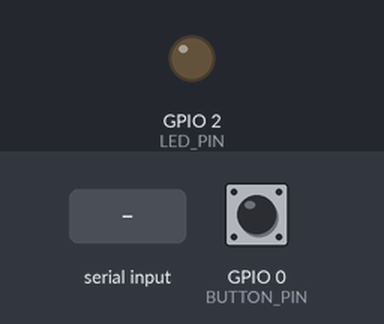
Bench run of a sketch on a simulated ESP32. Shown: output pins drawn as LEDs (lit = HIGH). The inputs (shaded band) are chosen by the test bench; at power-on: GPIO 0 (BUTTON_PIN) HIGH. WiFi joins after 1.5 s; servers stay silent unless stated; uploads are accepted with an empty reply; random numbers use the default seed unless the sketch sets one; what the sketch prints to the serial monitor is not drawn.

Above: at 3.9 s.
4.0 s: GPIO 0 (BUTTON_PIN) pulled LOW for 0.15 s
At 4.4 s:
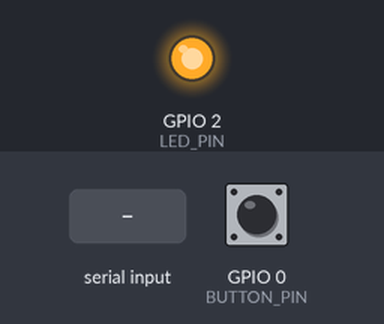
7.0 s: "test\n" received over Serial
At 10.2 s:
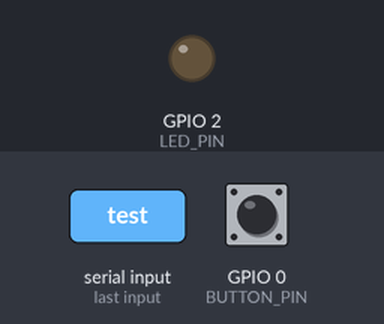
11.5 s: GPIO 0 (BUTTON_PIN) pulled LOW for 1 s
At 11.9 s:
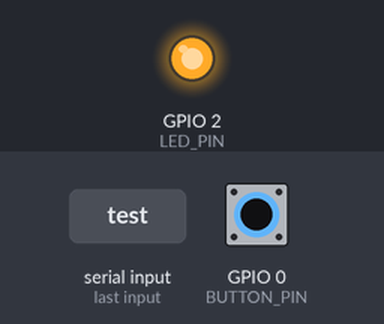
14.7 s: GPIO 0 (BUTTON_PIN) pulled LOW for 3.2 s
At 19.2 s:
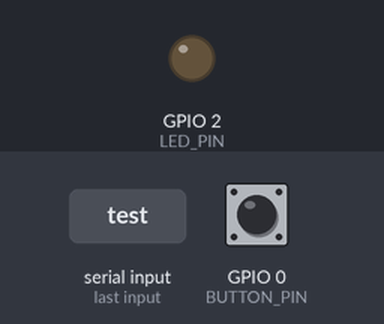
Timing chart, 0 to 20.7 s (numbered marks = the images above; inputs shaded):
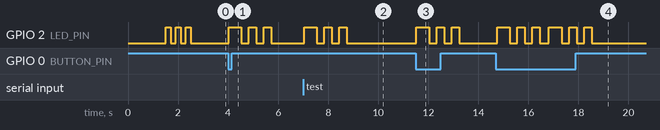

Measured:
- after the input at 4.0 s, GPIO 2 (LED_PIN): LOW → HIGH at once, then repeats every 0.60 s: LOW 0.30 s, HIGH 0.30 s, until it stays LOW from 5.7 s
- after the input at 7.0 s, GPIO 2 (LED_PIN): LOW → HIGH at once, then repeats every 0.60 s: LOW 0.30 s, HIGH 0.30 s, until it stays LOW from 8.8 s
- after the input at 11.5 s, GPIO 2 (LED_PIN): LOW → HIGH at once, then repeats every 0.60 s: LOW 0.30 s, HIGH 0.30 s, until it stays LOW from 13.2 s
- after the input at 14.7 s, GPIO 2 (LED_PIN): LOW → HIGH after 0.05 s, → LOW 0.51 s later, → HIGH 0.30 s later, → LOW 0.30 s later, … (12 changes in this stretch)

The sketch:

metarobots_client.ino
```cpp
/*
 * MetaRobots - Cliente ESP32 para Sistema de Jurados
 *
 * Este código envía tiempos registrados al sistema web MetaRobots
 * Ejemplo funcional que publica tiempos a la API REST
 *
 * Autor: Sistema MetaRobots - Universidad de los Llanos
 * Fecha: Septiembre 2025
 */

#include <WiFi.h>
#include <HTTPClient.h>
#include <ArduinoJson.h>

// ==================== CONFIGURACIÓN ====================
// WiFi
const char* WIFI_SSID = "TU_WIFI_AQUI";           // Cambiar por tu WiFi
const char* WIFI_PASSWORD = "TU_PASSWORD_AQUI";   // Cambiar por tu contraseña

// Servidor MetaRobots
const char* SERVER_URL = "http://192.168.0.122:8000/api/registrar-tiempo/";
const String CATEGORIA = "velocista";  // Cambiar por "rally" si es necesario

// Pines
const int BUTTON_PIN = 0;      // Pin del botón (GPIO0 - botón BOOT)
const int LED_PIN = 2;         // Pin del LED integrado
const int SENSOR_PIN = 4;      // Pin del sensor (opcional)

// Variables
bool buttonPressed = false;
unsigned long lastButtonTime = 0;
const unsigned long DEBOUNCE_DELAY = 500;  // 500ms debounce

// ==================== SETUP ====================
void setup() {
  Serial.begin(115200);
  Serial.println();
  Serial.println("===========================================");
  Serial.println("🤖 MetaRobots - Cliente ESP32");
  Serial.println("   Universidad de los Llanos");
  Serial.println("===========================================");

  // Configurar pines
  pinMode(BUTTON_PIN, INPUT_PULLUP);
  pinMode(LED_PIN, OUTPUT);
  pinMode(SENSOR_PIN, INPUT_PULLUP);

  // Conectar a WiFi
  conectarWiFi();

  Serial.println();
  Serial.println("📋 Configuración:");
  Serial.println("   - Servidor: " + String(SERVER_URL));
  Serial.println("   - Categoría: " + CATEGORIA);
  Serial.println("   - Botón: GPIO" + String(BUTTON_PIN));
  Serial.println("   - LED: GPIO" + String(LED_PIN));
  Serial.println();
  Serial.println("🎯 Instrucciones:");
  Serial.println("   1. Presiona el botón BOOT para enviar tiempo");
  Serial.println("   2. Escribe comandos por Serial:");
  Serial.println("      - 'test' = enviar tiempo aleatorio");
  Serial.println("      - 'velocista' o 'rally' = cambiar categoría");
  Serial.println("      - 'status' = ver estado");
  Serial.println();
  Serial.println("✅ Sistema listo!");
  Serial.println("===========================================");
}

// ==================== LOOP PRINCIPAL ====================
void loop() {
  // Verificar botón
  verificarBoton();

  // Verificar comandos por serial
  verificarSerial();

  delay(50);  // Pequeña pausa para estabilidad
}

// ==================== FUNCIONES WiFi ====================
void conectarWiFi() {
  Serial.print("📡 Conectando a WiFi '" + String(WIFI_SSID) + "'");
  WiFi.begin(WIFI_SSID, WIFI_PASSWORD);

  int intentos = 0;
  while (WiFi.status() != WL_CONNECTED && intentos < 30) {
    delay(500);
    Serial.print(".");
    intentos++;
  }

  if (WiFi.status() == WL_CONNECTED) {
    Serial.println();
    Serial.println("✅ WiFi conectado exitosamente!");
    Serial.println("📍 IP local: " + WiFi.localIP().toString());
    parpadearLED(3, 200);  // 3 parpadeos lentos = conexión exitosa
  } else {
    Serial.println();
    Serial.println("❌ Error: No se pudo conectar a WiFi");
    Serial.println("   Verifica SSID y contraseña");
    parpadearLED(10, 100); // 10 parpadeos rápidos = error
  }
}

// ==================== FUNCIONES DE BOTÓN ====================
void verificarBoton() {
  if (digitalRead(BUTTON_PIN) == LOW) {  // Botón presionado (pull-up)
    unsigned long currentTime = millis();

    if (currentTime - lastButtonTime > DEBOUNCE_DELAY) {
      lastButtonTime = currentTime;

      // Generar tiempo aleatorio para demostración
      float tiempo = generarTiempoAleatorio();

      Serial.println();
      Serial.println("🔘 Botón presionado - Enviando tiempo...");
      enviarTiempo(tiempo, CATEGORIA);
    }
  }
}

// ==================== FUNCIONES DE SERIAL ====================
void verificarSerial() {
  if (Serial.available()) {
    String comando = Serial.readStringUntil('\n');
    comando.trim();
    comando.toLowerCase();

    Serial.println();
    Serial.println("📝 Comando recibido: '" + comando + "'");

    if (comando == "test") {
      float tiempo = generarTiempoAleatorio();
      Serial.println("🧪 Enviando tiempo de prueba: " + String(tiempo, 5) + "s");
      enviarTiempo(tiempo, CATEGORIA);

    } else if (comando == "velocista" || comando == "rally") {
      // Cambiar categoría (nota: esto requeriría modificar CATEGORIA como variable)
      Serial.println("📂 Categoría solicitada: " + comando);
      Serial.println("   (Para cambiar categoría, modifica el código y recompila)");

    } else if (comando == "status") {
      mostrarStatus();

    } else if (comando == "help" || comando == "ayuda") {
      mostrarAyuda();

    } else {
      Serial.println("❓ Comando desconocido. Escribe 'help' para ver comandos disponibles.");
    }
  }
}

// ==================== FUNCIÓN PRINCIPAL DE ENVÍO ====================
void enviarTiempo(float tiempo, String categoria) {
  if (WiFi.status() != WL_CONNECTED) {
    Serial.println("❌ Error: WiFi desconectado");
    parpadearLED(5, 100);
    return;
  }

  Serial.println("📤 Preparando envío...");
  Serial.println("   📊 Tiempo: " + String(tiempo, 5) + "s");
  Serial.println("   📂 Categoría: " + categoria);
  Serial.println("   🌐 URL: " + String(SERVER_URL));

  HTTPClient http;
  http.begin(SERVER_URL);
  http.addHeader("Content-Type", "application/json");
  http.setTimeout(10000);  // 10 segundos timeout

  // Crear JSON
  StaticJsonDocument<200> doc;
  doc["categoria"] = categoria;
  doc["tiempo"] = String(tiempo, 5);  // 5 decimales de precisión

  String jsonString;
  serializeJson(doc, jsonString);

  Serial.println("   📋 JSON: " + jsonString);

  // Indicar envío en progreso
  digitalWrite(LED_PIN, HIGH);

  // Enviar POST request
  Serial.println("📡 Enviando datos...");
  int httpResponseCode = http.POST(jsonString);

  digitalWrite(LED_PIN, LOW);

  // Procesar respuesta
  if (httpResponseCode > 0) {
    String response = http.getString();

    Serial.println("📨 Respuesta del servidor:");
    Serial.println("   📊 Código: " + String(httpResponseCode));
    Serial.println("   📄 Contenido: " + response);

    if (httpResponseCode == 200) {
      Serial.println("✅ ¡Tiempo registrado exitosamente!");
      parpadearLED(3, 300);  // 3 parpadeos lentos = éxito
    } else if (httpResponseCode == 400) {
      Serial.println("⚠️  Error 400: Verifica que haya una sesión activa esperando");
      parpadearLED(5, 200);  // 5 parpadeos medianos = error 400
    } else {
      Serial.println("❌ Error del servidor");
      parpadearLED(7, 150);  // 7 parpadeos = error servidor
    }
  } else {
    Serial.println("❌ Error de conexión HTTP:");
    Serial.println("   Código: " + String(httpResponseCode));
    Serial.println("   Posibles causas:");
    Serial.println("   - Servidor Django no está ejecutándose");
    Serial.println("   - IP incorrecta en SERVER_URL");
    Serial.println("   - Problemas de red");
    parpadearLED(10, 100);  // 10 parpadeos rápidos = error conexión
  }

  http.end();
  Serial.println("===========================================");
}

// ==================== FUNCIONES AUXILIARES ====================
float generarTiempoAleatorio() {
  // Generar tiempo aleatorio según la categoría
  if (CATEGORIA == "velocista") {
    // Velocista: entre 8.00 y 20.00 segundos
    return random(800, 2000) / 100.0;
  } else {
    // Rally: entre 20.00 y 50.00 segundos
    return random(2000, 5000) / 100.0;
  }
}

void parpadearLED(int veces, int duracion) {
  for (int i = 0; i < veces; i++) {
    digitalWrite(LED_PIN, HIGH);
    delay(duracion);
    digitalWrite(LED_PIN, LOW);
    delay(duracion);
  }
}

void mostrarStatus() {
  Serial.println("📊 Estado del Sistema:");
  Serial.println("   🌐 WiFi: " + String(WiFi.status() == WL_CONNECTED ? "Conectado" : "Desconectado"));
  if (WiFi.status() == WL_CONNECTED) {
    Serial.println("   📍 IP: " + WiFi.localIP().toString());
    Serial.println("   📶 RSSI: " + String(WiFi.RSSI()) + " dBm");
  }
  Serial.println("   🎯 Servidor: " + String(SERVER_URL));
  Serial.println("   📂 Categoría: " + CATEGORIA);
  Serial.println("   💾 Memoria libre: " + String(ESP.getFreeHeap()) + " bytes");
  Serial.println("   ⏰ Uptime: " + String(millis() / 1000) + " segundos");
}

void mostrarAyuda() {
  Serial.println("📖 Comandos Disponibles:");
  Serial.println("   🧪 'test'      - Enviar tiempo aleatorio de prueba");
  Serial.println("   📊 'status'    - Mostrar estado del sistema");
  Serial.println("   📖 'help'      - Mostrar esta ayuda");
  Serial.println("   🔘 Botón BOOT  - Enviar tiempo aleatorio");
  Serial.println();
  Serial.println("🔧 Configuración Actual:");
  Serial.println("   📂 Categoría: " + CATEGORIA);
  Serial.println("   🌐 Servidor: " + String(SERVER_URL));
}

/*
 * ==================== INSTRUCCIONES DE USO ====================
 *
 * 1. CONFIGURACIÓN INICIAL:
 *    - Cambia WIFI_SSID y WIFI_PASSWORD por tus credenciales
 *    - Verifica que SERVER_URL tenga la IP correcta del servidor Django
 *    - Cambia CATEGORIA si necesitas "rally" en lugar de "velocista"
 *
 * 2. LIBRERÍAS REQUERIDAS:
 *    - ArduinoJson (instalar desde Library Manager)
 *    - WiFi (incluida en ESP32 Core)
 *    - HTTPClient (incluida en ESP32 Core)
 *
 * 3. HARDWARE:
 *    - ESP32 (cualquier modelo)
 *    - LED integrado en GPIO2 (opcional, para indicaciones visuales)
 *    - Botón BOOT (GPIO0) para envío manual
 *
 * 4. FUNCIONAMIENTO:
 *    - Al iniciar, se conecta automáticamente a WiFi
 *    - Presiona el botón BOOT para enviar un tiempo aleatorio
 *    - Usa comandos por Serial Monitor para pruebas
 *
 * 5. INDICACIONES LED:
 *    - 3 parpadeos lentos: Conexión WiFi exitosa / Tiempo enviado OK
 *    - 5 parpadeos medianos: Error 400 (no hay sesión activa)
 *    - 7 parpadeos: Error del servidor
 *    - 10 parpadeos rápidos: Error de conexión
 *
 * 6. SOLUCIÓN DE PROBLEMAS:
 *    - Si no conecta WiFi: verifica SSID y contraseña
 *    - Si error 400: asegúrate de tener sesión activa en el web
 *    - Si error conexión: verifica que el servidor Django esté corriendo
 *    - Usa 'status' para verificar el estado del sistema
 *
 * ==================== NOTAS IMPORTANTES ====================
 *
 * - ASEGÚRATE de que el servidor Django esté ejecutándose
 * - DEBE haber una sesión activa esperando en el sistema web
 * - Solo funciona con categorías "velocista" y "rally"
 * - El formato del tiempo debe ser string con decimales
 *
 */
```
